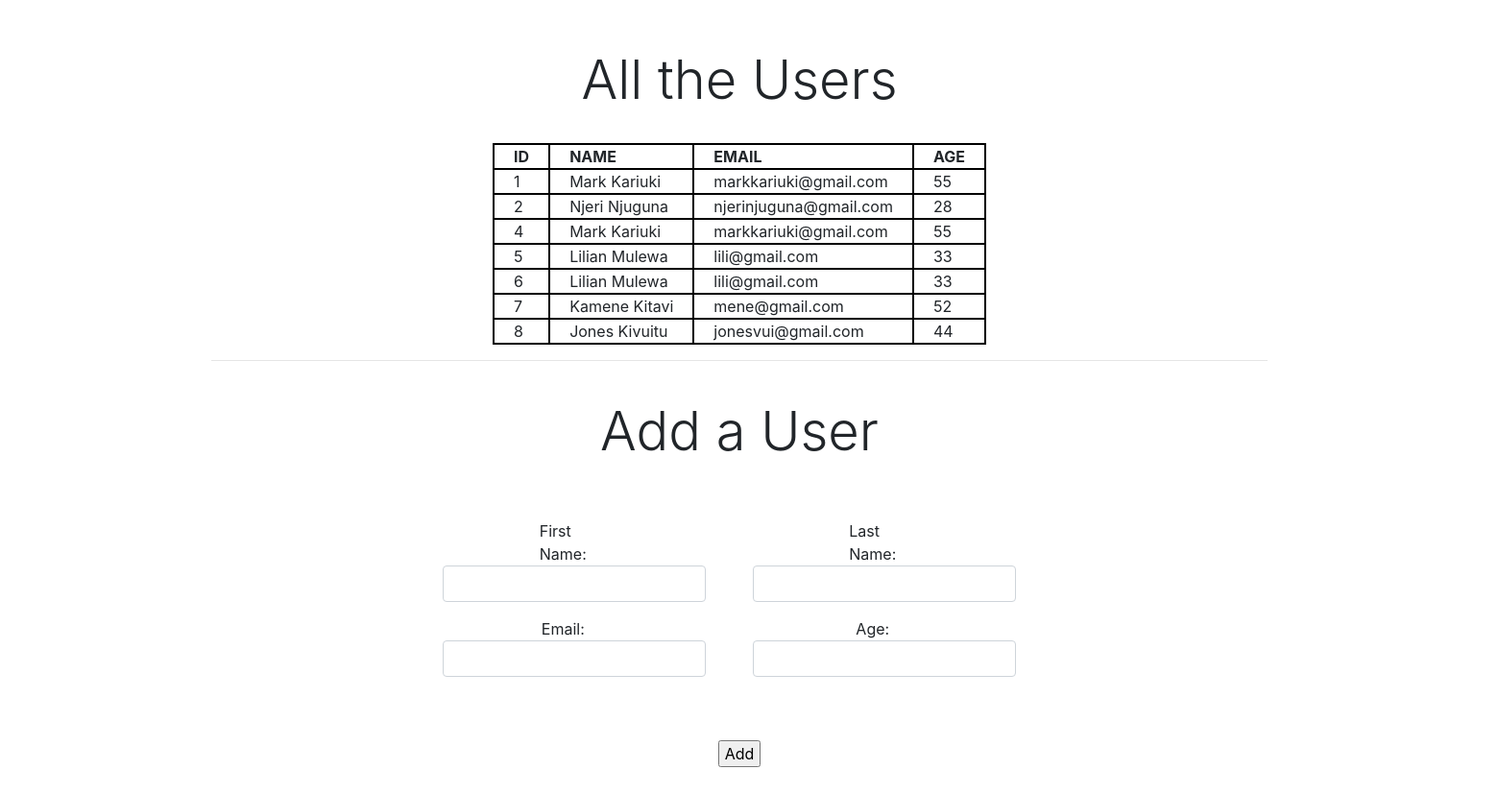
Before: / with the older database file.
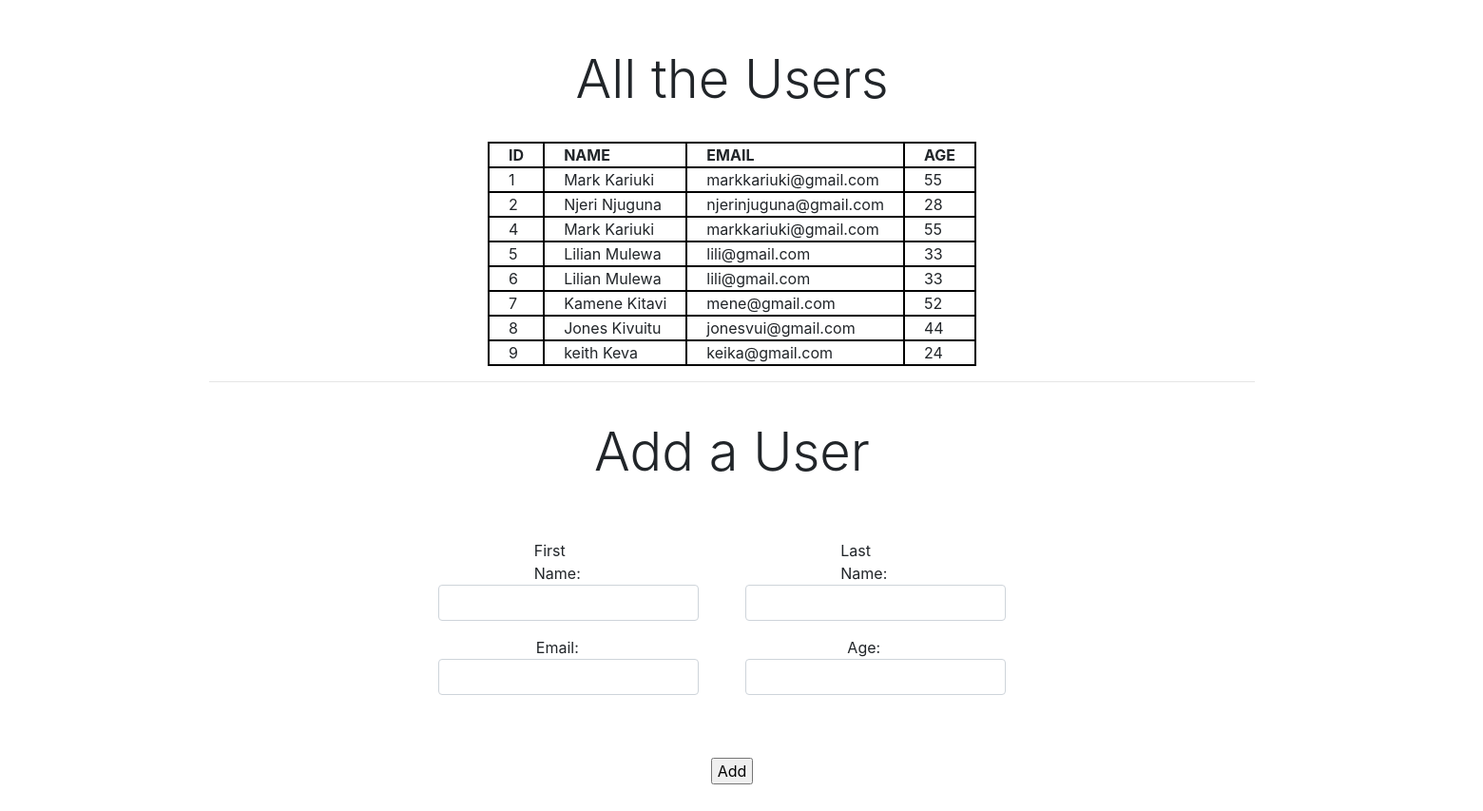
After: the same page with the newer database file.
### users_app/models.py (models this page shows)
class User(models.Model):
    first_name= models.CharField(max_length=25)
    last_name= models.CharField(max_length=25)
    email_address= models.CharField (max_length=100)
    age= models.IntegerField()
    created_at= models.DateTimeField(auto_now_add=True)
    updated_at= models.DateTimeField(auto_now=True)

### users_app/views.py (the view)
# urls.py: path('', views.index),
def index(request):
    context = {
        "users": User.objects.all()
    }
    return render(request, "index.html", context)

### users_app/templates/index.html (shortened to what this page needs)
<!DOCTYPE html>
<html lang="en">
    <head>
        <link rel="stylesheet" href="https://maxcdn.bootstrapcdn.com/bootstrap/4.0.0/css/bootstrap.min.css">
        {% load static %}
        <link rel="stylesheet" href="{% static 'styles.css' %}">
    </head>
    <body>
        <div class="container">
            <h1 class="display-4">All the Users</h1>
            <br>
            <table class="allUsers">
                <thead>
                    <th>ID</th>
                    <th>NAME</th>
                    <th>EMAIL</th>
                    <th>AGE</th>
                </thead>
                <tbody>
                    {% for oneUser in users %}
                    <tr>
                        <td>{{oneUser.id}}</td>
                        <td>{{oneUser.first_name}} {{oneUser.last_name}}</td>
                        <td>{{oneUser.email_address}}</td>
                        <td>{{oneUser.age}}</td>
                    </tr>
                    {% endfor %}
                </tbody>
            </table>
            <hr>
            <br>
            <h1 class="display-4">Add a User</h1>
            <Form action="/add_user" method="POST">
                <div class="container" id="formdivs">
                    <div class="row">
                        <div class="form-group form-inline col-md">
                            <label class ="col-3" for="name">First Name:</label>
                            <input type="text" class="form-control offset-1" name="first_name">
                        </div>
                        <div class="form-group form-inline col md">
                            <label class ="col-3" for="name">Last Name:</label>
                            <input type="text" class="form-control offset-1" name="last_name">
                        </div>
                    </div>
                    <div class="row">
                        <div class="form-group form-inline col-md">
                            <label class ="col-3" for="name">Email:</label>
                            <input type="text" class="form-control offset-1" name="email_address">
                        </div>
                        <div class="form-group form-inline col-md">
                            <label class ="col-3" for="name">Age:</label>
                            <input type="text" class="form-control offset-1" name="age">
                        </div>
                    </div>
                </div>
                <div class="form-group form-inline">
                    <input value=" Add " type="submit">
                </div>
            </Form>
        </div>
    </body>
</html>

### users_app/static/styles.css (style rules this page uses)
* { margin:0px; padding: 0px; }
.container { display: block; align-items: center; justify-content: center; margin: 30px; margin-left: 200px; padding: 20px; }
h1 { text-align: center; }
.form-group { justify-content: center; }
.allUsers { margin-left: auto; margin-right: auto; }
.allUsers tbody { height: 50px; overflow-y: auto; }
th, td { padding: 0 20px; }
th, td, .allUsers { border: 2px solid black; }
#formdivs { display:inline-block; justify-content: center; padding-right: 250px; }
.row { margin-right: 200px; }

Changed rows visible on the page:
added User: id "9", first_name "keith", last_name "Keva", email_address "keika@gmail.com", age "24"
